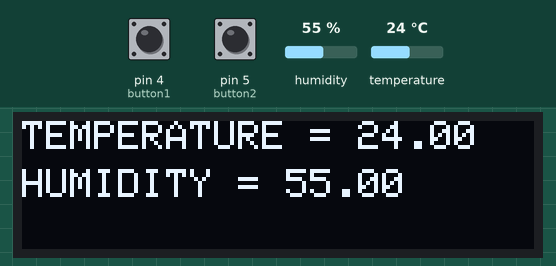
The sketch below on a simulated Arduino Uno, built with avr-gcc and run on an emulated ATmega328P. Shown: 128×32 one-colour display. Wiring (inferred from the names in the program): AHT10/20 sensor at I2C address 0x38. Inputs (shaded band) come from the test bench; at power-on: humidity 55 %, pin 4 (button1) HIGH, pin 5 (button2) HIGH, temperature 24 °C. What the sketch prints to the serial monitor is not drawn.

Above: at 1.7 s.
1.8 s: humidity set to 22 %
At 2.3 s:
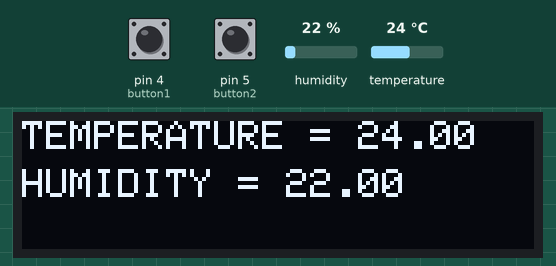
3.3 s: pin 4 (button1) pulled LOW for 1 s
At 4.0 s:
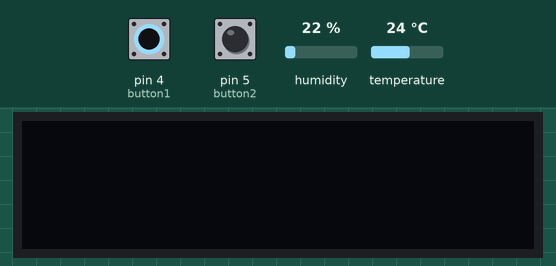
5.8 s: pin 5 (button2) pulled LOW for 0.15 s
At 7.0 s:
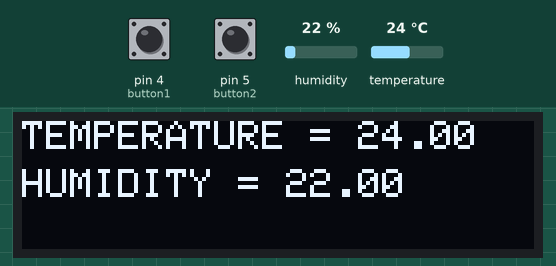
7.5 s: temperature set to 12 °C
At 9.0 s:
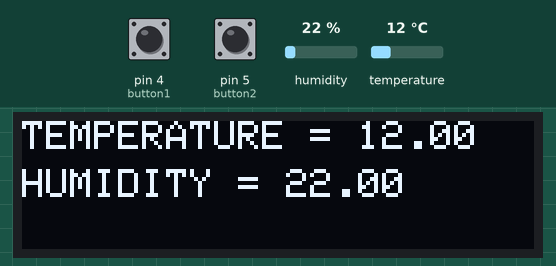
9.3 s: humidity set to 40 %
At 10.5 s:
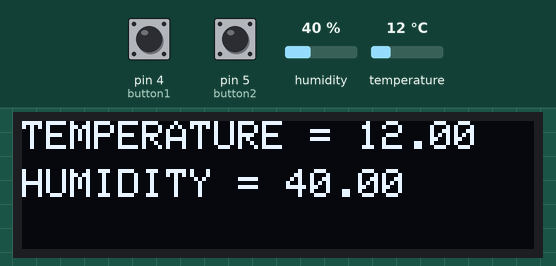
10.8 s: temperature set to 19 °C
At 11.8 s:
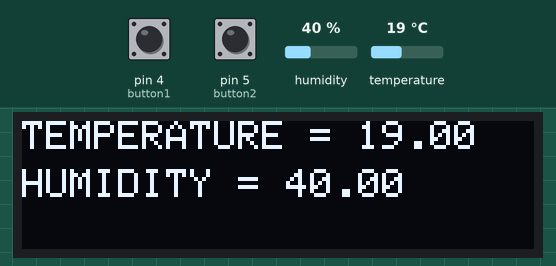
Timing chart, 0 to 13.4 s (numbered marks = the images above; inputs shaded):
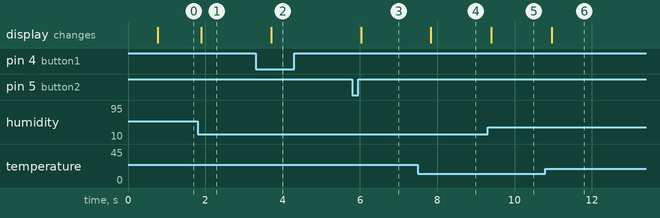

The sketch:

Lodol.ino
```cpp
#include <SPI.h>
#include <Wire.h>
#include <Adafruit_GFX.h>
#include <Adafruit_SSD1306.h>
#include <Thinary_AHT10.h>
#include <Bounce2.h>

#define SCREEN_WIDTH 128 // OLED display width, in pixels
#define SCREEN_HEIGHT 32 // OLED display height, in pixels

// Declaration for an SSD1306 display connected to I2C (SDA, SCL pins)
#define OLED_RESET     4 // Reset pin # (or -1 if sharing Arduino reset pin)
Adafruit_SSD1306 display(SCREEN_WIDTH, SCREEN_HEIGHT, &Wire, OLED_RESET);

#define NUMFLAKES     10 // Number of snowflakes in the animation example

#define LOGO_HEIGHT   16
#define LOGO_WIDTH    16

AHT10Class AHT10;

Bounce button1 = Bounce();

Bounce button2 = Bounce();

void setup() {
  Serial.begin(9600);


  // SSD1306_SWITCHCAPVCC = generate display voltage from 3.3V internally
  if(!display.begin(SSD1306_SWITCHCAPVCC, 0x3C)) { // Address 0x3C for 128x32
    Serial.println(F("SSD1306 allocation failed"));
    for(;;); // Don't proceed, loop forever
  }

Wire.begin();
 if(AHT10.begin(eAHT10Address_Low))
   Serial.println("Init AHT10 Sucess.");
 else
   Serial.println("Init AHT10 Failure.");

  // Setup the first button with an internal pull-up :
  pinMode(4,INPUT_PULLUP);
  // After setting up the button, setup the Bounce instance :
  button1.attach(4);
  button1.interval(10);// interval in ms


  // Setup the first button with an internal pull-up :
  pinMode(5,INPUT_PULLUP);
  // After setting up the button, setup the Bounce instance :
  button2.attach(5);
  button2.interval(10); // interval in ms

  // Show initial display buffer contents on the screen --
  // the library initializes this with an Adafruit splash screen.
  display.clearDisplay();
  display.display();
}

void writeString(char* text) {
char* c = text;
while(*c) {
display.write(*c);
c++;
}
}


void writeFloatString(float n) {
  char buffer[128];
  dtostrf(n, 4, 2, buffer);
  writeString(buffer);
}

void loop() {

  display.clearDisplay();

  display.setTextSize(1);      // Normal 1:1 pixel scale
  display.setTextColor(WHITE); // Draw white text
  display.setCursor(0, 0);     // Start at top-left corner
  display.cp437(true);         // Use full 256 char 'Code Page 437' font

  int count = 0;


  #define NUMBER_OF_STATES 2
  int state = 0;

  while(1) {

    button1.update();
    button2.update();

    if(button1.fell()) {
      state = state + 1;
      if(state >= NUMBER_OF_STATES){
        state = NUMBER_OF_STATES - 1;
      }
       Serial.println(state);
    }

    if(button2.fell()) {
      state = state - 1;
      if(state <  0){
         state = 0;
      }
       Serial.println(state);
    }

    if(count == 0) {
      display.clearDisplay();
      display.setCursor(0, 0);


      switch(state) {
        case 0: {
        float temperature = AHT10.GetTemperature();
        writeString("TEMPERATURE = ");
        writeFloatString(temperature);

         display.setCursor(0, 12);

        float humidity =AHT10.GetHumidity();
        writeString("HUMIDITY = ");
        writeFloatString(humidity);
      };
      break;

      case 1: {
        // not implemented
      };
      break;

      case 2: {
        // not implemented
      };
      break;
      }

      display.display();
    }
    count = (count + 1) % 100;

  }

}
```

Measured:
- after the input at 1.8 s, the display: changes after 0.09 s (image 1)
- after the input at 3.3 s, the display: changes after 0.40 s (image 2)
- after the input at 5.8 s, the display: changes after 0.24 s (image 3)
- after the input at 7.5 s, the display: changes after 0.33 s (image 4)
- after the input at 9.3 s, the display: changes after 0.10 s (image 5)
- after the input at 10.8 s, the display: changes after 0.17 s (image 6)
